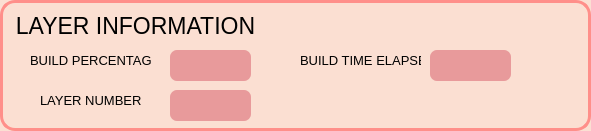
      <widget class="QWidget" name="widget_10" native="true">
       <property name="geometry">
        <rect>
         <x>10</x>
         <y>740</y>
         <width>591</width>
         <height>131</height>
        </rect>
       </property>
       <property name="autoFillBackground">
        <bool>false</bool>
       </property>
       <property name="styleSheet">
        <string notr="true">border: 3px solid #ff8f8a;
border-radius: 15px;
background-color:#fbdfd2;</string>
       </property>
       <widget class="QLabel" name="label_16">
        <property name="geometry">
         <rect>
          <x>30</x>
          <y>50</y>
          <width>121</width>
          <height>21</height>
         </rect>
        </property>
        <property name="font">
         <font>
          <pointsize>10</pointsize>
         </font>
        </property>
        <property name="styleSheet">
         <string notr="true">border:none;</string>
        </property>
        <property name="text">
         <string>BUILD PERCENTAGE</string>
        </property>
        <property name="alignment">
         <set>Qt::AlignLeading|Qt::AlignLeft|Qt::AlignVCenter</set>
        </property>
       </widget>
       <widget class="QLabel" name="label_17">
        <property name="geometry">
         <rect>
          <x>40</x>
          <y>90</y>
          <width>131</width>
          <height>21</height>
         </rect>
        </property>
        <property name="font">
         <font>
          <pointsize>10</pointsize>
         </font>
        </property>
        <property name="styleSheet">
         <string notr="true">border:none;</string>
        </property>
        <property name="text">
         <string>LAYER NUMBER</string>
        </property>
        <property name="alignment">
         <set>Qt::AlignLeading|Qt::AlignLeft|Qt::AlignVCenter</set>
        </property>
       </widget>
       <widget class="QLabel" name="label_18">
        <property name="geometry">
         <rect>
          <x>300</x>
          <y>50</y>
          <width>121</width>
          <height>21</height>
         </rect>
        </property>
        <property name="font">
         <font>
          <pointsize>10</pointsize>
         </font>
        </property>
        <property name="styleSheet">
         <string notr="true">border:none;</string>
        </property>
        <property name="text">
         <string>BUILD TIME ELAPSED</string>
        </property>
       </widget>
       <widget class="QLabel" name="buildPercentage">
        <property name="geometry">
         <rect>
          <x>170</x>
          <y>50</y>
          <width>81</width>
          <height>31</height>
         </rect>
        </property>
        <property name="font">
         <font>
          <pointsize>12</pointsize>
         </font>
        </property>
        <property name="styleSheet">
         <string notr="true">border-radius:7px;
border:none;
background-color: rgba(232,154,155,255)</string>
        </property>
        <property name="text">
         <string/>
        </property>
        <property name="alignment">
         <set>Qt::AlignCenter</set>
        </property>
       </widget>
       <widget class="QLabel" name="layerNum">
        <property name="geometry">
         <rect>
          <x>170</x>
          <y>90</y>
          <width>81</width>
          <height>31</height>
         </rect>
        </property>
        <property name="font">
         <font>
          <pointsize>12</pointsize>
         </font>
        </property>
        <property name="styleSheet">
         <string notr="true">border-radius:7px;
border:none;
background-color: rgba(232,154,155,255)</string>
        </property>
        <property name="text">
         <string/>
        </property>
        <property name="alignment">
         <set>Qt::AlignCenter</set>
        </property>
       </widget>
       <widget class="QLabel" name="timeElapsed">
        <property name="geometry">
         <rect>
          <x>430</x>
          <y>50</y>
          <width>81</width>
          <height>31</height>
         </rect>
        </property>
        <property name="font">
         <font>
          <pointsize>12</pointsize>
         </font>
        </property>
        <property name="styleSheet">
         <string notr="true">border-radius:7px;
border:none;
background-color: rgba(232,154,155,255)</string>
        </property>
        <property name="text">
         <string/>
        </property>
        <property name="alignment">
         <set>Qt::AlignCenter</set>
        </property>
       </widget>
       <widget class="QLabel" name="label_76">
        <property name="geometry">
         <rect>
          <x>10</x>
          <y>10</y>
          <width>251</width>
          <height>31</height>
         </rect>
        </property>
        <property name="maximumSize">
         <size>
          <width>16777215</width>
          <height>80</height>
         </size>
        </property>
        <property name="font">
         <font>
          <pointsize>17</pointsize>
         </font>
        </property>
        <property name="cursor">
         <cursorShape>PointingHandCursor</cursorShape>
        </property>
        <property name="styleSheet">
         <string notr="true">border:none;</string>
        </property>
        <property name="text">
         <string>LAYER INFORMATION</string>
        </property>
        <property name="alignment">
         <set>Qt::AlignCenter</set>
        </property>
       </widget>
      </widget>
